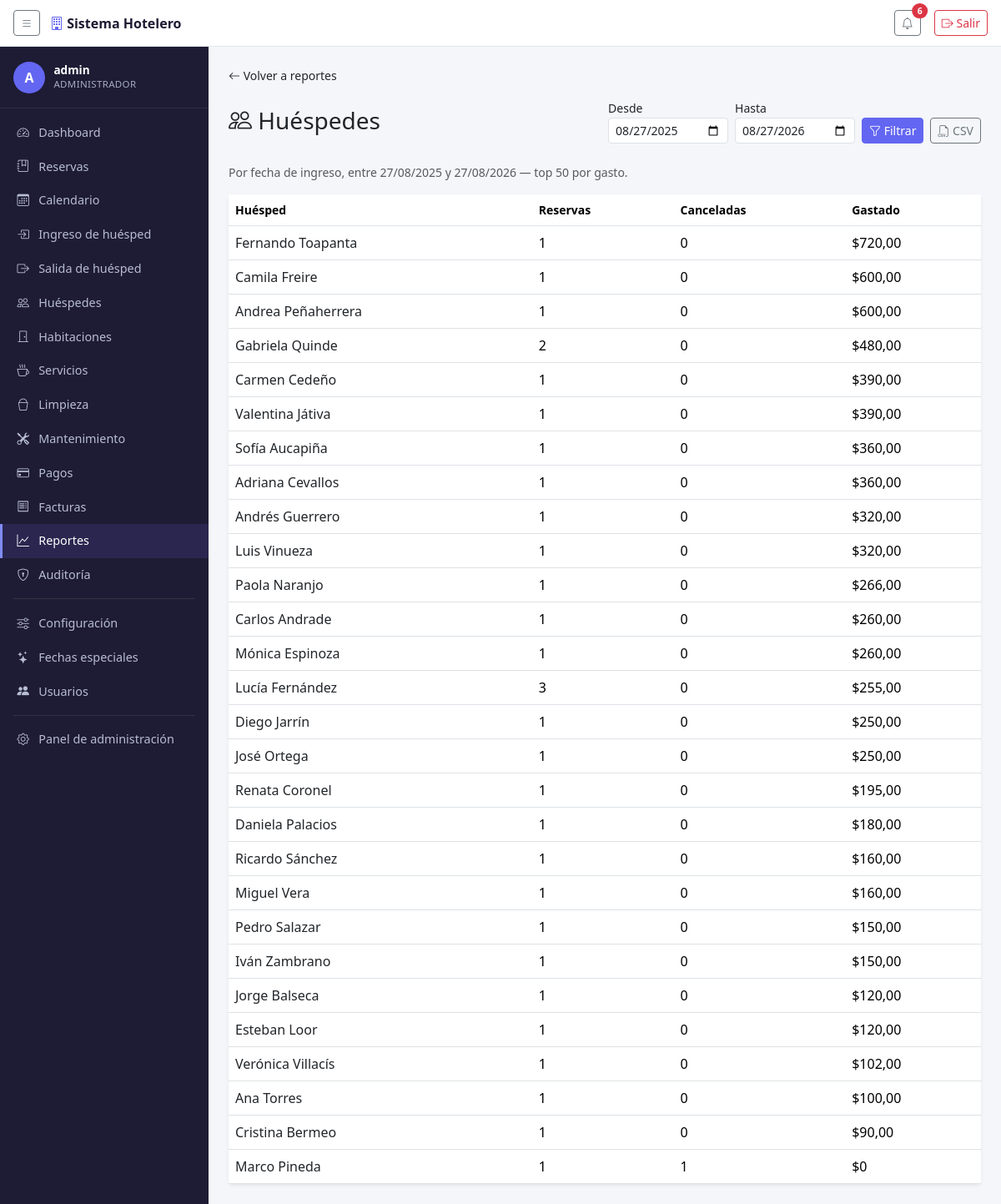
The app's page /reportes/huespedes/ (signed in) with its own data.
### reservas/models.py (models this page shows, shortened)
class Cliente(models.Model):
    cedula = models.CharField(
        max_length=13, primary_key=True, verbose_name='N.º de documento',
        help_text='Cédula (10 dígitos) o RUC (13 dígitos) según el tipo elegido abajo.',
    )
    tipo_documento = models.CharField(max_length=20, choices=TIPOS_DOCUMENTO, default='Cedula')
    nombre = models.CharField(max_length=50)
    apellido = models.CharField(max_length=50)
    telefono = models.CharField(
        max_length=10, validators=[validar_telefono_ecuador],
        help_text='10 dígitos, empieza con 0 (ej. 0991234567).',
    )
    correo = models.EmailField()
    direccion = models.CharField(max_length=100, null=True, blank=True)
    nacionalidad = models.CharField(max_length=50, null=True, blank=True)
    observaciones = models.TextField(null=True, blank=True)
    class Meta:
        ordering = ['apellido', 'nombre']
    def nombre_completo(self):
        return f'{self.nombre} {self.apellido}'

### reservas/views.py (the view)
# urls.py: path('reportes/huespedes/', views.reporte_huespedes, name='reporte_huespedes'),
@permission_required('reservas.view_cliente', raise_exception=True)
def reporte_huespedes(request):
    desde, hasta = _rango_de_fechas(request, dias_por_defecto=365)
    clientes = Cliente.objects.filter(
        reserva__fecha_ingreso__gte=desde, reserva__fecha_ingreso__lte=hasta,
    ).distinct()
    filas = []
    for cliente in clientes:
        reservas_cliente = cliente.reserva_set.filter(fecha_ingreso__gte=desde, fecha_ingreso__lte=hasta)
        gastado = sum(r.total_con_iva() for r in reservas_cliente if not r.esta_cancelada())
        filas.append({
            'cliente': cliente,
            'num_reservas': reservas_cliente.count(),
            'canceladas': reservas_cliente.filter(cancelada_en__isnull=False).count(),
            'gastado': gastado,
        })
    filas.sort(key=lambda f: f['gastado'], reverse=True)
    if request.GET.get('formato') == 'csv':
        encabezados = ['Cédula', 'Nombre', 'Reservas', 'Canceladas', 'Gastado']
        datos = [(f['cliente'].cedula, f['cliente'].nombre_completo(), f['num_reservas'], f['canceladas'], f['gastado']) for f in filas]
        return _csv_response('huespedes.csv', encabezados, datos)
    return render(request, 'reservas/reporte_huespedes.html', {
        'seccion': 'reportes', 'desde': desde, 'hasta': hasta, 'filas': filas[:50],
    })

### reservas/context_processors.py (called while the page is built)
def tema_temporada(request):
    if not request.user.is_authenticated:
        return {}
    hoy = timezone.localdate()
    especial = FechaEspecial.objects.filter(
        activo=True, fecha_inicio__lte=hoy, fecha_fin__gte=hoy,
    ).exclude(tema='ninguno').order_by('-fecha_inicio').first()
    if not especial:
        return {'tema_temporada': None}
    estilos = _ESTILOS_TEMA.get(especial.tema)
    if not estilos:
        return {'tema_temporada': None}
    return {'tema_temporada': {**estilos, 'fecha_especial': especial}}

### reservas/models.py (called while the page is built)
    def duracion(self):
        return (self.fecha_salida - self.fecha_ingreso).days

    def temporada_especial(self):
        return FechaEspecial.objects.filter(
            activo=True, fecha_inicio__lte=self.fecha_salida, fecha_fin__gte=self.fecha_ingreso,
        ).order_by('-fecha_inicio').first()

    def costo(self):
        base = self.habitacion.precio * self.duracion()
        temporada = self.temporada_especial()
        if temporada and temporada.porcentaje_ajuste:
            factor = Decimal('1') + (temporada.porcentaje_ajuste / Decimal('100'))
            base = (base * factor).quantize(Decimal('0.01'))
        return base

    def total_consumos(self):
        return self.consumos.aggregate(t=Sum('subtotal'))['t'] or 0

    def total_con_iva(self):
        return self.costo() + self.total_consumos()

    def total_pagado(self):
        return self.pagos.aggregate(t=Sum('monto'))['t'] or 0

    def saldo_pendiente(self):
        total = self.factura.total if hasattr(self, 'factura') else self.total_con_iva()
        return total - self.total_pagado()

    def esta_cancelada(self):
        return self.cancelada_en is not None

### reservas/views.py (called while the page is built)
def _rango_de_fechas(request, dias_por_defecto=30):
    hoy = timezone.localdate()
    desde = parse_date(request.GET.get('desde', '')) or (hoy - timedelta(days=dias_por_defecto))
    hasta = parse_date(request.GET.get('hasta', '')) or hoy
    return desde, hasta

### reservas/templates/reservas/reporte_huespedes.html (shortened to what this page needs)
{% extends "base.html" %}
{% block content %}
<nav class="mb-3 small">
  <a href="{% url 'reportes_lista' %}"><i class="bi bi-arrow-left"></i> Volver a reportes</a>
</nav>
<div class="d-flex justify-content-between align-items-center mb-4 flex-wrap gap-2">
  <h1 class="h3 mb-0"><i class="bi bi-people"></i> Huéspedes</h1>
  <form method="get" class="d-flex gap-2 align-items-end">
    <div>
      <label class="form-label small mb-0">Desde</label>
      <input type="date" name="desde" value="{{ desde|date:'Y-m-d' }}" class="form-control form-control-sm">
    </div>
    <div>
      <label class="form-label small mb-0">Hasta</label>
      <input type="date" name="hasta" value="{{ hasta|date:'Y-m-d' }}" class="form-control form-control-sm">
    </div>
    <button type="submit" class="btn btn-sm btn-primary"><i class="bi bi-funnel"></i> Filtrar</button>
    <a href="?desde={{ desde|date:'Y-m-d' }}&hasta={{ hasta|date:'Y-m-d' }}&formato=csv" class="btn btn-sm btn-outline-secondary">
      <i class="bi bi-filetype-csv"></i> CSV
    </a>
  </form>
</div>
<p class="text-muted small">Por fecha de ingreso, entre {{ desde|date:"d/m/Y" }} y {{ hasta|date:"d/m/Y" }} — top 50 por gasto.</p>
<div class="card border-0 shadow-sm">
  <div class="table-responsive">
    <table class="table align-middle mb-0">
      <thead>
        <tr class="text-muted small">
          <th>Huésped</th><th>Reservas</th><th>Canceladas</th><th>Gastado</th>
        </tr>
      </thead>
      <tbody>
        {% for f in filas %}
        <tr>
          <td><a href="{% url 'huesped_detalle' f.cliente.cedula %}">{{ f.cliente.nombre_completo }}</a></td>
          <td>{{ f.num_reservas }}</td>
          <td>{{ f.canceladas }}</td>
          <td>${{ f.gastado }}</td>
        </tr>
        {% empty %}
        <tr><td colspan="4" class="text-center text-muted py-4">No hay reservas en este período.</td></tr>
        {% endfor %}
      </tbody>
    </table>
  </div>
</div>
{% endblock %}

### reservas/templates/base.html (shortened to what this page needs)
{% load static %}
<!DOCTYPE html>
<html lang="es">
<head>
<link href="https://cdn.jsdelivr.net/npm/bootstrap@5.3.3/dist/css/bootstrap.min.css" rel="stylesheet">
<link href="https://cdn.jsdelivr.net/npm/bootstrap-icons@1.11.3/font/bootstrap-icons.css" rel="stylesheet">
</head>
<body>
<header class="topbar">
  <button class="btn btn-sm btn-outline-secondary" id="toggle-sidebar" type="button" aria-label="Mostrar/ocultar menú">
    <i class="bi bi-list"></i>
  </button>
  <span class="brand"><i class="bi bi-building"></i> Sistema Hotelero</span>
  <div class="ms-auto d-flex align-items-center gap-3">
    {% if request.user.is_authenticated %}
    <div class="dropdown">
      <button class="btn btn-sm btn-outline-secondary position-relative" type="button" data-bs-toggle="dropdown" aria-expanded="false">
        <i class="bi bi-bell"></i>
        {% if notificaciones_count %}
        <span class="position-absolute top-0 start-100 translate-middle badge rounded-pill bg-danger">
          {{ notificaciones_count }}
        </span>
        {% endif %}
      </button>
    </div>
    {% endif %}
    <form method="post" action="{% url 'logout' %}" class="m-0">
      <button type="submit" class="btn btn-sm btn-outline-danger">
        <i class="bi bi-box-arrow-right"></i> Salir
      </button>
    </form>
  </div>
</header>
<nav class="sidebar" id="sidebar">
  {% if request.user.is_authenticated %}
  <div class="sidebar-usuario">
    <div class="avatar">{{ request.user.get_username|slice:":1"|upper }}</div>
    <div>
      <div class="nombre">{{ request.user.get_username }}</div>
      <div class="rol">
        {% if request.user.is_superuser %}Administrador{% else %}{{ request.user.groups.first.name|default:"Usuario" }}{% endif %}
      </div>
    </div>
  </div>
  {% endif %}
  <ul class="nav flex-column py-2">
    <li class="nav-item">
      <a class="nav-link {% if seccion == 'dashboard' %}active{% endif %}" href="{% url 'dashboard' %}">
        <i class="bi bi-speedometer2"></i> Dashboard
      </a>
    </li>
    {% if perms.reservas.view_reserva %}
    <li class="nav-item">
      <a class="nav-link {% if seccion == 'reservas' %}active{% endif %}" href="{% url 'reservas_lista' %}">
        <i class="bi bi-journal-bookmark"></i> Reservas
      </a>
    </li>
    <li class="nav-item">
      <a class="nav-link {% if seccion == 'calendario' %}active{% endif %}" href="{% url 'calendario' %}">
        <i class="bi bi-calendar3"></i> Calendario
      </a>
    </li>
    {% endif %}
    {% if perms.reservas.change_reserva %}
    <li class="nav-item">
      <a class="nav-link {% if seccion == 'checkin' %}active{% endif %}" href="{% url 'checkin_lista' %}">
        <i class="bi bi-box-arrow-in-right"></i> Ingreso de huésped
      </a>
    </li>
    <li class="nav-item">
      <a class="nav-link {% if seccion == 'checkout' %}active{% endif %}" href="{% url 'checkout_lista' %}">
        <i class="bi bi-box-arrow-right"></i> Salida de huésped
      </a>
    </li>
    {% endif %}
    {% if perms.reservas.view_cliente %}
    <li class="nav-item">
      <a class="nav-link {% if seccion == 'huespedes' %}active{% endif %}" href="{% url 'huespedes_lista' %}">
        <i class="bi bi-people"></i> Huéspedes
      </a>
    </li>
    {% endif %}
    {% if perms.reservas.view_habitacion %}
    <li class="nav-item">
      <a class="nav-link {% if seccion == 'habitaciones' %}active{% endif %}" href="{% url 'habitaciones_grid' %}">
        <i class="bi bi-door-closed"></i> Habitaciones
      </a>
    </li>
    {% endif %}
    {% if perms.reservas.view_servicio %}
    <li class="nav-item">
      <a class="nav-link" href="/admin/reservas/servicio/">
        <i class="bi bi-cup-hot"></i> Servicios
      </a>
    </li>
    {% endif %}
    {% if perms.reservas.view_tarealimpieza %}
    <li class="nav-item">
      <a class="nav-link {% if seccion == 'limpieza' %}active{% endif %}" href="{% url 'limpieza_lista' %}">
        <i class="bi bi-bucket"></i> Limpieza
      </a>
    </li>
    {% endif %}
    {% if perms.reservas.view_incidencia %}
    <li class="nav-item">
      <a class="nav-link {% if seccion == 'mantenimiento' %}active{% endif %}" href="{% url 'mantenimiento_lista' %}">
        <i class="bi bi-tools"></i> Mantenimiento
      </a>
    </li>
    {% endif %}
    {% if perms.reservas.view_pago %}
    <li class="nav-item">
      <a class="nav-link {% if seccion == 'pagos' %}active{% endif %}" href="{% url 'pagos_lista' %}">
        <i class="bi bi-credit-card"></i> Pagos
      </a>
    </li>
    {% endif %}
    {% if perms.reservas.view_factura %}
    <li class="nav-item">
      <a class="nav-link {% if seccion == 'facturas' %}active{% endif %}" href="{% url 'facturas_lista' %}">
        <i class="bi bi-receipt"></i> Facturas
      </a>
    </li>
    {% endif %}
    <li class="nav-item">
      <a class="nav-link {% if seccion == 'reportes' %}active{% endif %}" href="{% url 'reportes_lista' %}">
        <i class="bi bi-graph-up"></i> Reportes
      </a>
    </li>
    {% if perms.reservas.view_auditlog %}
    <li class="nav-item">
      <a class="nav-link {% if seccion == 'auditoria' %}active{% endif %}" href="{% url 'auditoria_lista' %}">
        <i class="bi bi-shield-lock"></i> Auditoría
      </a>
    </li>
    {% endif %}
    <li><hr class="text-secondary my-2 mx-3"></li>
    {% if perms.reservas.view_configuracionhotel %}
    <li class="nav-item">
      <a class="nav-link {% if seccion == 'configuracion' %}active{% endif %}" href="{% url 'configuracion' %}">
        <i class="bi bi-sliders"></i> Configuración
      </a>
    </li>
    {% endif %}
    {% if perms.reservas.view_fechaespecial %}
    <li class="nav-item">
      <a class="nav-link {% if seccion == 'fechas_especiales' %}active{% endif %}" href="{% url 'fechas_especiales_lista' %}">
        <i class="bi bi-stars"></i> Fechas especiales
      </a>
    </li>
    {% endif %}
    {% if request.user.is_superuser %}
    <li class="nav-item">
      <a class="nav-link {% if seccion == 'usuarios' %}active{% endif %}" href="{% url 'usuarios_lista' %}">
        <i class="bi bi-people-fill"></i> Usuarios
      </a>
    </li>
    {% endif %}
    <li><hr class="text-secondary my-2 mx-3"></li>
    {% if request.user.is_staff %}
    <li class="nav-item">
      <a class="nav-link" href="/admin/">
        <i class="bi bi-gear"></i> Panel de administración
      </a>
    </li>
    {% endif %}
  </ul>
</nav>
<main class="contenido" id="contenido">
  {% block content %}{% endblock %}
</main>
</body>
</html>

### reservas/templates/base.html (style rules this page uses)
:root { --sidebar-width: 250px; --acento: #6366f1; --acento-oscuro: #4f46e5; --acento-claro: #818cf8; --sidebar-bg: #1e1b34; --sidebar-bg-hover: #2a2650; }
body { background: #f4f6f9; min-height: 100vh; }
.btn-primary { --bs-btn-bg: var(--acento); --bs-btn-border-color: var(--acento); --bs-btn-hover-bg: var(--acento-oscuro); --bs-btn-hover-border-color: var(--acento-oscuro); --bs-btn-active-bg: var(--acento-oscuro); --bs-btn-active-border-color: var(--acento-oscuro); --bs-btn-disabled-bg: var(--acento); --bs-btn-disabled-border-color: var(--acento); --bs-btn-focus-shadow-rgb: 99, 102, 241; }
.contenido a:not(.btn):not(.dropdown-item):not(.badge) { color: #212529; text-decoration: none; }
.topbar { height: 56px; background: #fff; border-bottom: 1px solid #e3e6ea; position: fixed; top: 0; left: 0; right: 0; z-index: 1030; display: flex; align-items: center; padding: 0 1rem; gap: .75rem; }
.topbar .brand { font-weight: 600; color: #1e1b34; }
.topbar .brand i { color: var(--acento); }
.sidebar { position: fixed; top: 56px; bottom: 0; left: 0; width: var(--sidebar-width); background: var(--sidebar-bg); overflow-y: auto; transition: transform .2s ease-in-out; z-index: 1020; }
.sidebar-usuario { padding: 1.1rem 1rem; display: flex; align-items: center; gap: .65rem; border-bottom: 1px solid rgba(255,255,255,.08); }
.sidebar-usuario .avatar { width: 38px; height: 38px; border-radius: 50%; background: var(--acento); color: #fff; display: flex; align-items: center; justify-content: center; font-weight: 700; flex-shrink: 0; }
.sidebar-usuario .nombre { color: #fff; font-size: .85rem; font-weight: 600; line-height: 1.2; }
.sidebar-usuario .rol { color: #a5adc2; font-size: .72rem; text-transform: uppercase; letter-spacing: .03em; }
.sidebar .nav-link { color: #b7bdd4; padding: .6rem 1rem; display: flex; align-items: center; gap: .6rem; border-left: 3px solid transparent; font-size: .9rem; }
.sidebar .nav-link i { width: 1.1rem; text-align: center; }
.sidebar .nav-link.active, .sidebar .nav-link:hover:not(.disabled) { background: var(--sidebar-bg-hover); color: #fff; border-left-color: var(--acento-claro); }
.contenido { margin-left: var(--sidebar-width); margin-top: 56px; padding: 1.5rem; transition: margin-left .2s ease-in-out; }

### records on screen
Cliente: cliente.nombre_completo "Fernando Toapanta", num_reservas "1", canceladas "0", gastado "720,00"
Cliente: cliente.nombre_completo "Camila Freire", num_reservas "1", canceladas "0", gastado "600,00"
Cliente: cliente.nombre_completo "Andrea Peñaherrera", num_reservas "1", canceladas "0", gastado "600,00"
Cliente: cliente.nombre_completo "Gabriela Quinde", num_reservas "2", canceladas "0", gastado "480,00"
Cliente: cliente.nombre_completo "Carmen Cedeño", num_reservas "1", canceladas "0", gastado "390,00"
Cliente: cliente.nombre_completo "Valentina Játiva", num_reservas "1", canceladas "0", gastado "390,00"
Cliente: cliente.nombre_completo "Sofía Aucapiña", num_reservas "1", canceladas "0", gastado "360,00"
Cliente: cliente.nombre_completo "Adriana Cevallos", num_reservas "1", canceladas "0", gastado "360,00"
Cliente: cliente.nombre_completo "Andrés Guerrero", num_reservas "1", canceladas "0", gastado "320,00"
Cliente: cliente.nombre_completo "Luis Vinueza", num_reservas "1", canceladas "0", gastado "320,00"
Cliente: cliente.nombre_completo "Paola Naranjo", num_reservas "1", canceladas "0", gastado "266,00"
Cliente: cliente.nombre_completo "Carlos Andrade", num_reservas "1", canceladas "0", gastado "260,00"
Cliente: cliente.nombre_completo "Mónica Espinoza", num_reservas "1", canceladas "0", gastado "260,00"
Cliente: cliente.nombre_completo "Lucía Fernández", num_reservas "3", canceladas "0", gastado "255,00"
Cliente: cliente.nombre_completo "Diego Jarrín", num_reservas "1", canceladas "0", gastado "250,00"
Cliente: cliente.nombre_completo "José Ortega", num_reservas "1", canceladas "0", gastado "250,00"
Cliente: cliente.nombre_completo "Renata Coronel", num_reservas "1", canceladas "0", gastado "195,00"
Cliente: cliente.nombre_completo "Daniela Palacios", num_reservas "1", canceladas "0", gastado "180,00"
Cliente: cliente.nombre_completo "Ricardo Sánchez", num_reservas "1", canceladas "0", gastado "160,00"
Cliente: cliente.nombre_completo "Miguel Vera", num_reservas "1", canceladas "0", gastado "160,00"
Cliente: cliente.nombre_completo "Pedro Salazar", num_reservas "1", canceladas "0", gastado "150,00"
Cliente: cliente.nombre_completo "Iván Zambrano", num_reservas "1", canceladas "0", gastado "150,00"
Cliente: cliente.nombre_completo "Jorge Balseca", num_reservas "1", canceladas "0", gastado "120,00"
Cliente: cliente.nombre_completo "Esteban Loor", num_reservas "1", canceladas "0", gastado "120,00"
Cliente: cliente.nombre_completo "Verónica Villacís", num_reservas "1", canceladas "0", gastado "102,00"
Cliente: cliente.nombre_completo "Ana Torres", num_reservas "1", canceladas "0", gastado "100,00"
Cliente: cliente.nombre_completo "Cristina Bermeo", num_reservas "1", canceladas "0", gastado "90,00"
Cliente: cliente.nombre_completo "Marco Pineda", num_reservas "1", canceladas "1", gastado "0"

### other values on screen
{{ notificaciones_count }} "6"
{{ request.user.get_username|slice:":1"|upper }} "A"
{{ request.user.get_username }} "admin"
{{ desde|date:"d/m/Y" }} "27/08/2025"
{{ hasta|date:"d/m/Y" }} "27/08/2026"
